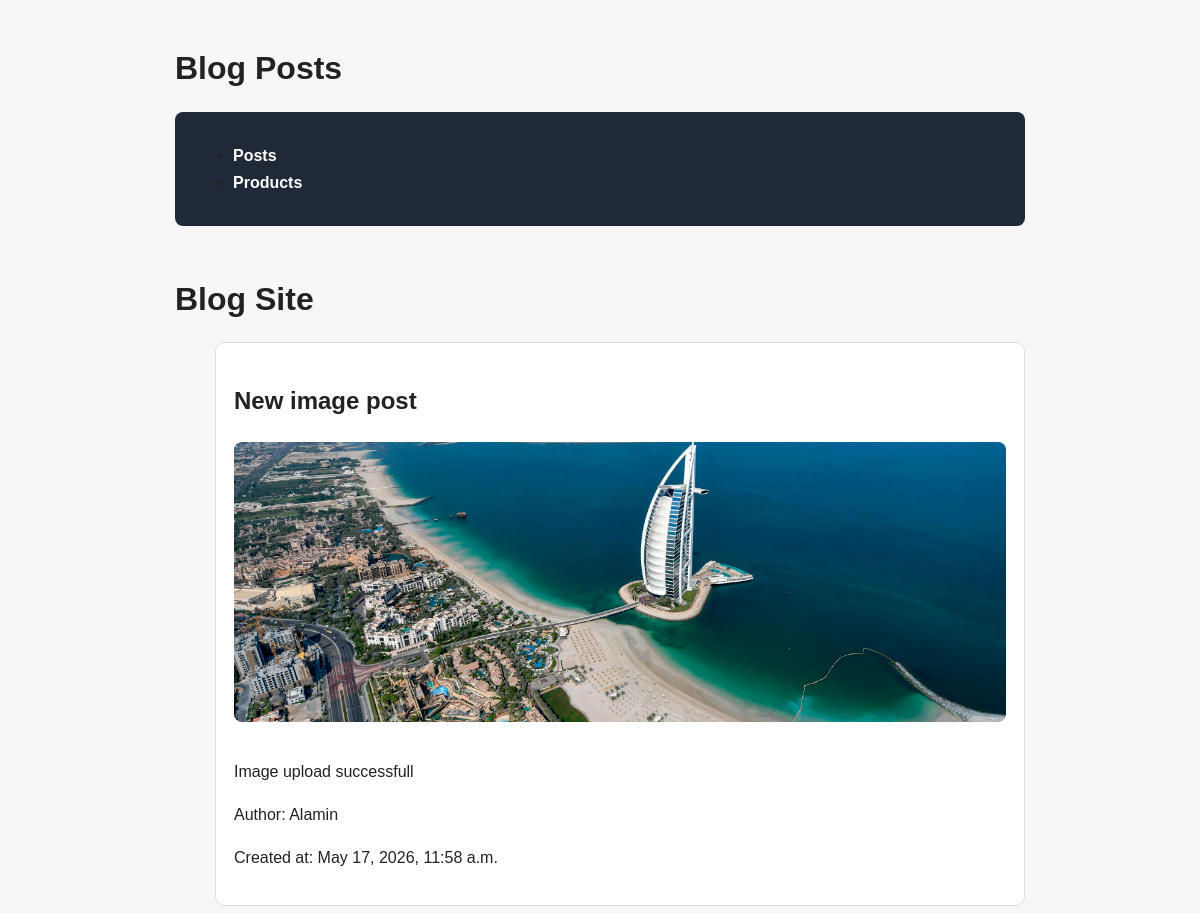
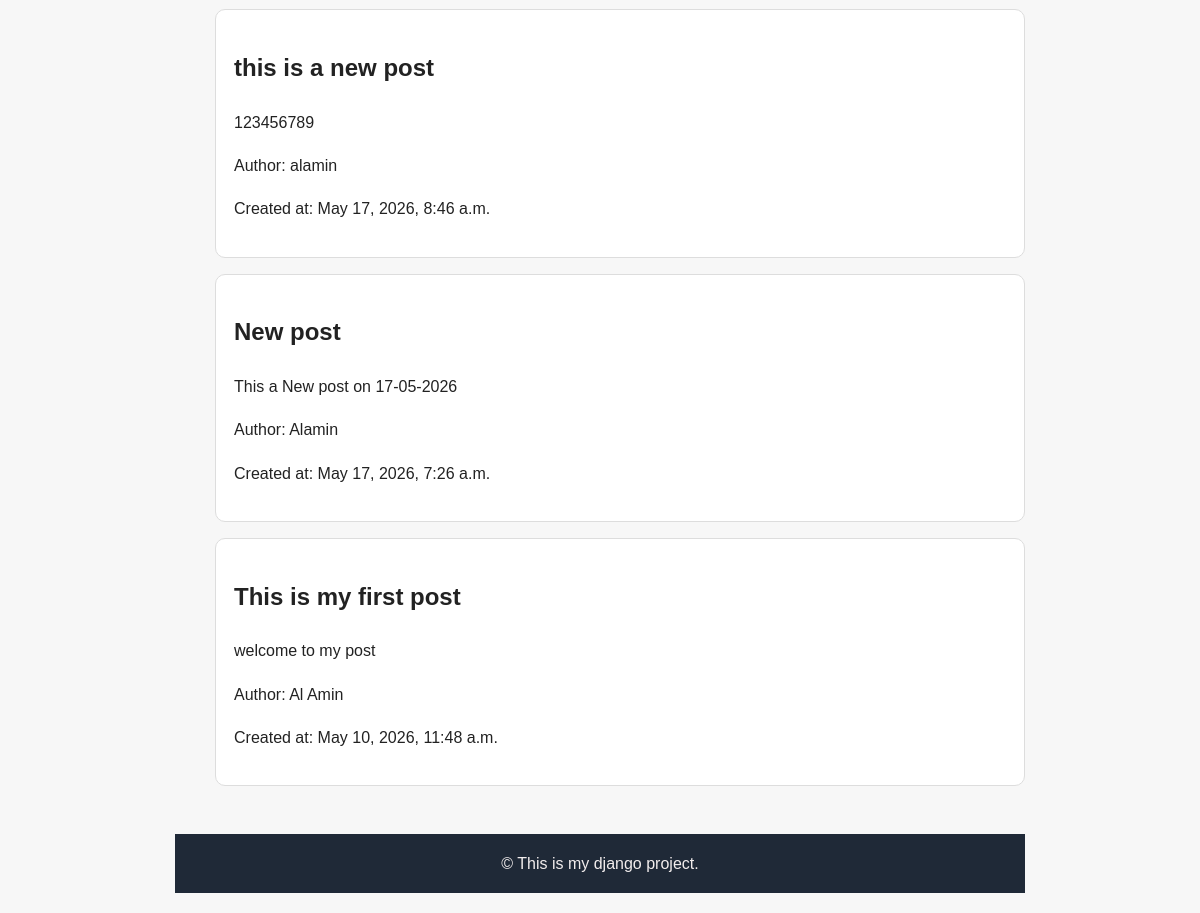
/posts/, run on the app's committed database (2 pictures, top to bottom).
### blog/models.py (models this page shows, shortened)
class Post(models.Model):
    title = models.CharField(max_length=200)
    body = models.TextField()
    cover_image = models.ImageField(upload_to='post_covers/', blank=True, null=True)
    author = models.CharField(max_length=100)
    created_at = models.DateTimeField(auto_now_add=True)
    is_published = models.BooleanField(default=False)

### blog/views.py (the view)
# urls.py: path('posts/', views.Post_list, name='post_list'),
def Post_list(request):
    posts = Post.objects.filter(is_published=True).order_by('-created_at')
    context = {
        'posts': posts
        }
    return render(request, 'blog/post_list.html', context)

### blog/templates/blog/post_list.html (shortened to what this page needs)
{% extends 'blog/base.html' %}
{% block header %}Blog Posts{% endblock %}
{% block content %}
    <h1>Blog Site</h1>
    <ul>
        {% for post in posts %}
        <div class="post-card">
            <h2>{{ post.title }}</h2>
            {% if post.cover_image %}
                <img src="{{ post.cover_image.url }}" alt="{{ post.title }}" class="post-cover">
            {% endif %}
            <p>{{ post.body }}</p>
            <p>Author: {{ post.author }}</p>
            <p>Created at: {{ post.created_at }}</p>
        </div>
        {% endfor %}
    </ul>
{% endblock %}

### blog/static/blog/style.css (style rules this page uses)
body { font-family: Arial, sans-serif; max-width: 850px; margin: 0 auto; padding: 20px; background: #f7f7f7; color: #222; line-height: 1.7; display: flex; flex-direction: column; min-height: 100vh; }
h1 { margin-bottom: 16px; }
.post-card { background: #ffffff; border: 1px solid #dddddd; border-radius: 10px; padding: 18px; margin-bottom: 16px; }
.post-cover { width: 100%; max-height: 280px; object-fit: cover; border-radius: 8px; margin-bottom: 12px; }

### data on the page
Post: title "New image post", cover_image (picture), body "Image upload successfull", author "Alamin", created_at "May 17, 2026, 11:58 a.m."
Post: title "this is a new post", body "123456789", author "alamin", created_at "May 17, 2026, 8:46 a.m."
Post: title "New post", body "This a New post on 17-05-2026", author "Alamin", created_at "May 17, 2026, 7:26 a.m."
Post: title "This is my first post", body "welcome to my post", author "Al Amin", created_at "May 10, 2026, 11:48 a.m."
